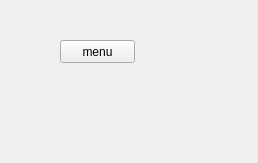
<?xml version="1.0" encoding="UTF-8"?>
<ui version="4.0">
 <class>MainWindow</class>
 <widget class="QMainWindow" name="MainWindow">
  <property name="geometry">
   <rect>
    <x>0</x>
    <y>0</y>
    <width>258</width>
    <height>163</height>
   </rect>
  </property>
  <property name="windowTitle">
   <string>QClickableMenu</string>
  </property>
  <widget class="QWidget" name="centralWidget">
   <widget class="QPushButton" name="pushButton">
    <property name="geometry">
     <rect>
      <x>60</x>
      <y>40</y>
      <width>75</width>
      <height>23</height>
     </rect>
    </property>
    <property name="text">
     <string>menu</string>
    </property>
   </widget>
  </widget>
 </widget>
 <layoutdefault spacing="6" margin="11"/>
 <resources/>
 <connections/>
</ui>
